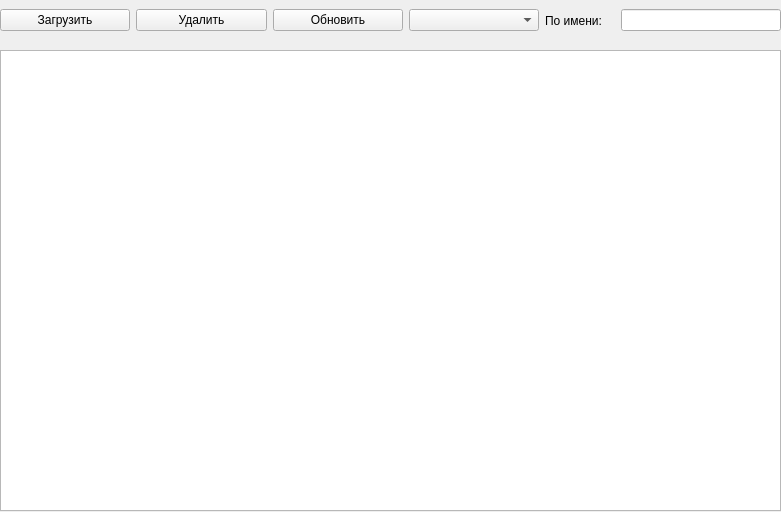
<?xml version="1.0" encoding="UTF-8"?>
<ui version="4.0">
 <class>Form</class>
 <widget class="QWidget" name="Form">
  <property name="geometry">
   <rect>
    <x>0</x>
    <y>0</y>
    <width>781</width>
    <height>512</height>
   </rect>
  </property>
  <property name="windowTitle">
   <string>Список объектов</string>
  </property>
  <widget class="QWidget" name="horizontalLayoutWidget">
   <property name="geometry">
    <rect>
     <x>0</x>
     <y>0</y>
     <width>781</width>
     <height>41</height>
    </rect>
   </property>
   <layout class="QHBoxLayout" name="horizontalLayout">
    <item>
     <widget class="QPushButton" name="load_btn">
      <property name="text">
       <string>Загрузить</string>
      </property>
     </widget>
    </item>
    <item>
     <widget class="QPushButton" name="delete_btn">
      <property name="text">
       <string>Удалить</string>
      </property>
     </widget>
    </item>
    <item>
     <widget class="QPushButton" name="update_btn">
      <property name="text">
       <string>Обновить</string>
      </property>
     </widget>
    </item>
    <item>
     <widget class="QComboBox" name="types">
      <property name="minimumSize">
       <size>
        <width>0</width>
        <height>0</height>
       </size>
      </property>
     </widget>
    </item>
    <item>
     <widget class="QLabel" name="label">
      <property name="maximumSize">
       <size>
        <width>70</width>
        <height>16777215</height>
       </size>
      </property>
      <property name="text">
       <string>По имени:</string>
      </property>
     </widget>
    </item>
    <item>
     <widget class="QLineEdit" name="name_search">
      <property name="maximumSize">
       <size>
        <width>160</width>
        <height>16777215</height>
       </size>
      </property>
     </widget>
    </item>
   </layout>
  </widget>
  <widget class="QTableWidget" name="object_list">
   <property name="geometry">
    <rect>
     <x>0</x>
     <y>50</y>
     <width>781</width>
     <height>461</height>
    </rect>
   </property>
   <property name="editTriggers">
    <set>QAbstractItemView::NoEditTriggers</set>
   </property>
  </widget>
 </widget>
 <resources/>
 <connections/>
</ui>
